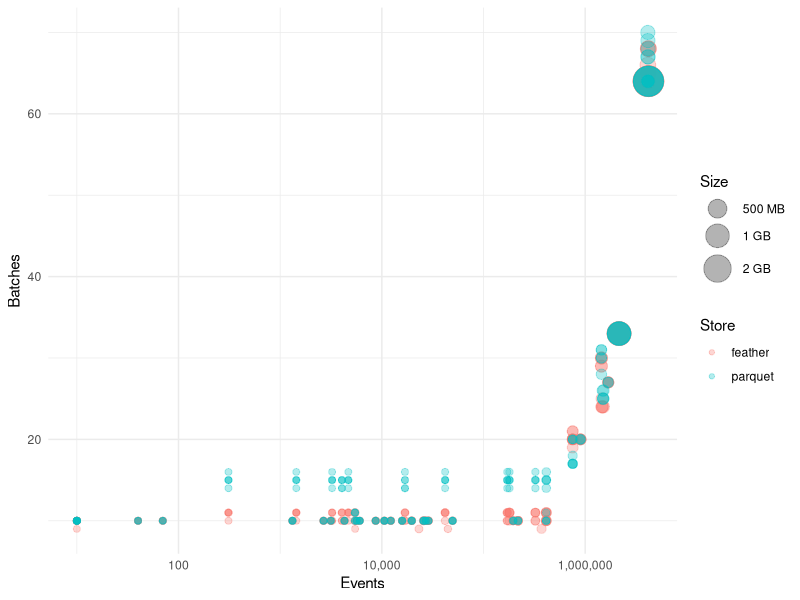
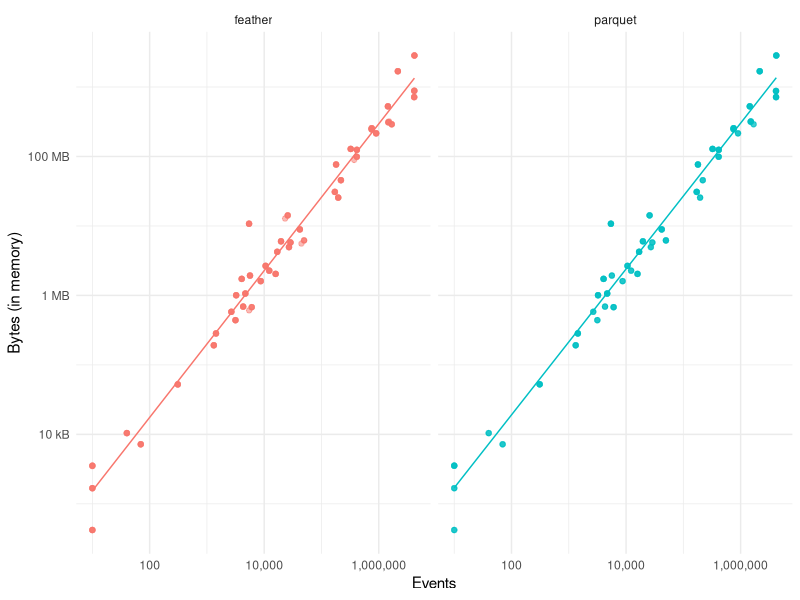
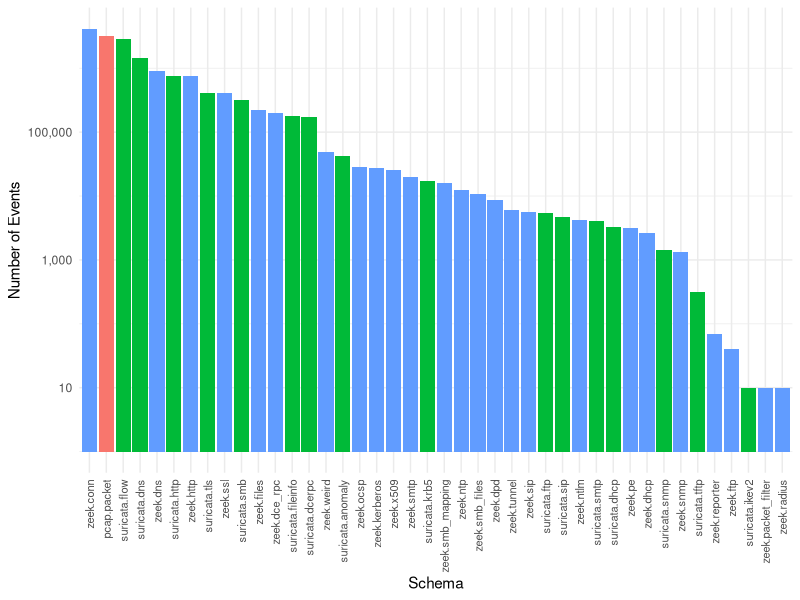
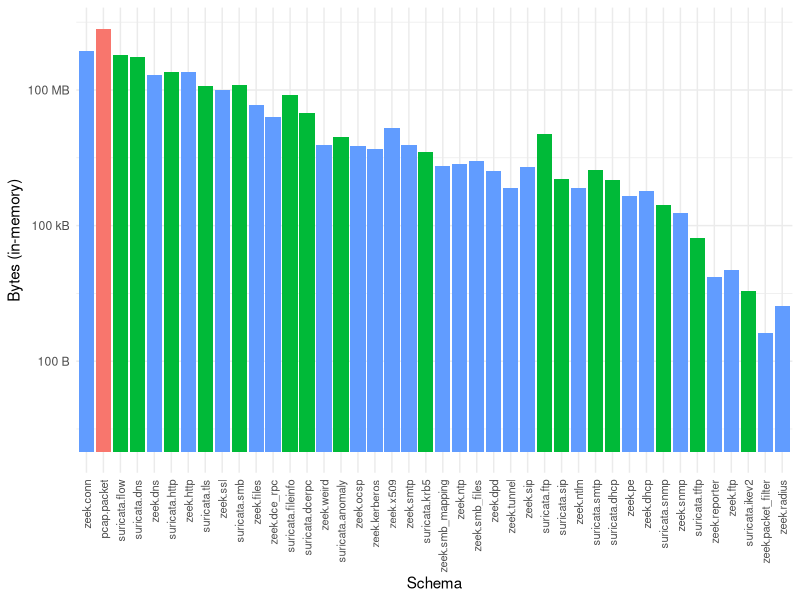
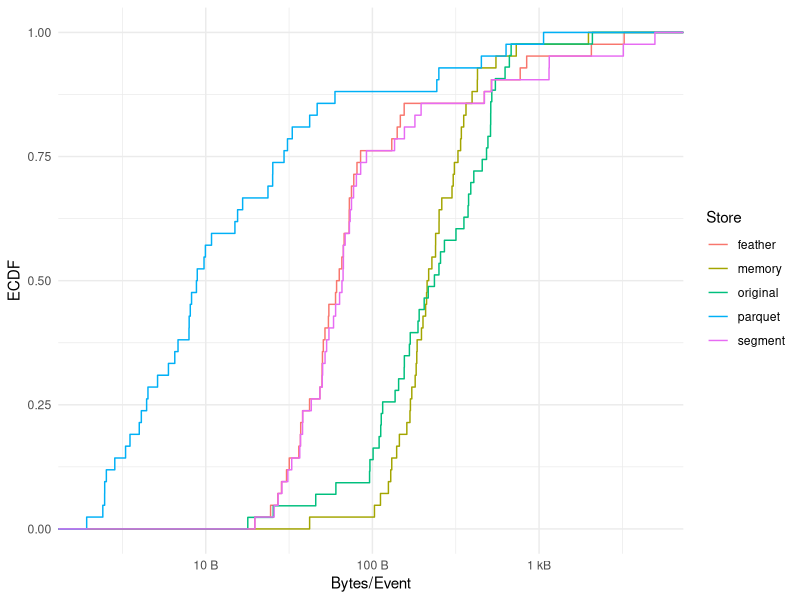
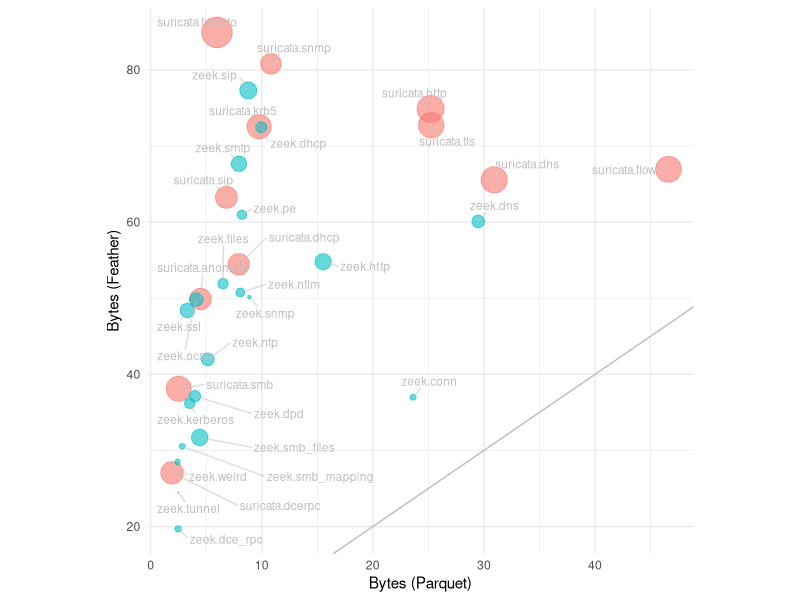
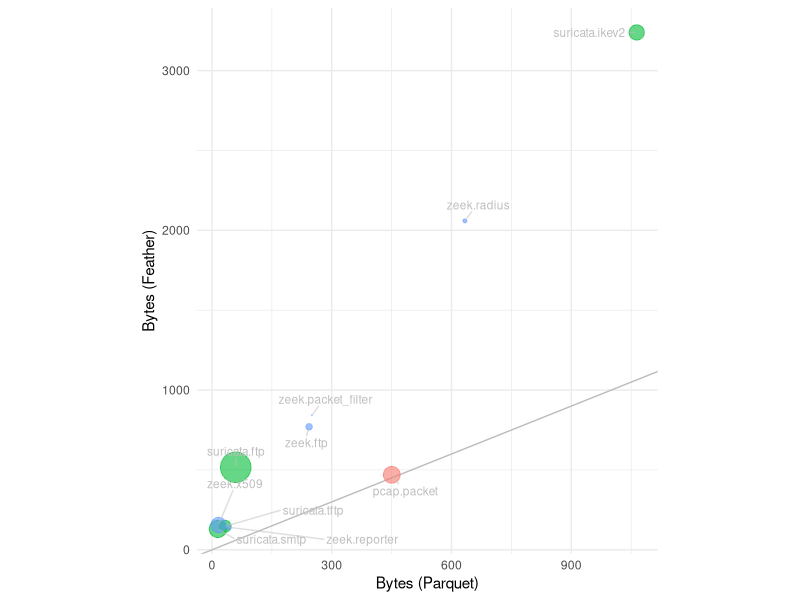
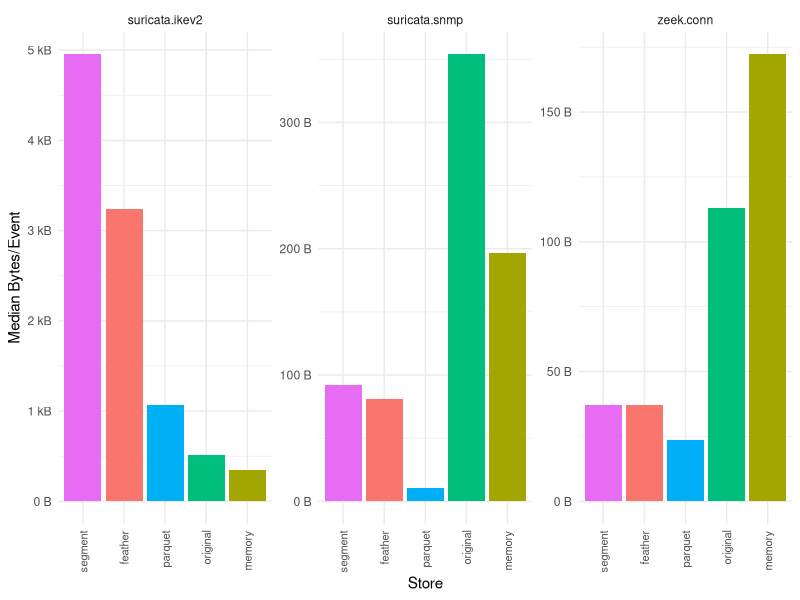

These figures' R source, in order:
## ---- chunk 1
#| code-fold: true
#| label: prepare-data
library(dplyr)
library(ggplot2)
library(lubridate)
library(scales)
library(tidyr)

theme_set(theme_minimal())

data <- read.csv("data.csv") |>
  mutate(duration = dnanoseconds(as.numeric(gsub("ns", "", duration))))

sizes <- read.csv("sizes.csv") |>
  mutate(store_type = "original")

# Normalize store sizes by number of events/store.
normalized <- data |>
  mutate(duration_normalized = duration / num_events,
         bytes_memory_normalized = bytes_memory / num_events,
         bytes_storage_normalized = bytes_in_storage / num_events,
         bytes_ratio = bytes_in_storage / bytes_memory)

# Compute average over measurements.
aggregated <- normalized |>
  group_by(store_type, schema) |>
  summarize(duration = mean(duration_normalized),
            memory = mean(bytes_memory_normalized),
            storage = mean(bytes_storage_normalized))

# Treat in-memory measuremts as just another storage type.
memory <- aggregated |>
  filter(store_type == "feather") |>
  mutate(store_type = "memory") |>
  select(-storage) |>
  rename(bytes = memory)

# Unite with rest of data.
unified <- aggregated |>
  select(-memory) |>
  rename(bytes = storage) |>
  bind_rows(memory, sizes)
## ---- chunk 2
#| code-fold: true
#| label: events
no_segment <- data |>
  filter(store_type != "segment")

no_segment |>
  ggplot(aes(x = num_events, y = num_slices, size = bytes_in_storage, color = store_type)) +
    geom_point(alpha = 0.3) +
    scale_size(range = c(2, 10), labels = scales::label_bytes(units = "auto_si")) +
    scale_x_log10(labels = scales::label_comma()) +
    labs(color = "Store", size = "Size", x = "Events", y = "Batches")
## ---- chunk 3
#| echo: false
top <- no_segment |> arrange(num_events) |> tail(1)
bot <- no_segment |> arrange(num_events) |> head(1)
## ---- chunk 4
#| code-fold: true
#| label: log-log-event-memory
no_segment |>
  ggplot(aes(x = num_events, y = bytes_memory, color = store_type)) +
    geom_smooth(method = "lm", se = FALSE, size = 0.5) +
    geom_point(alpha = 0.5) +
    guides(color = "none") +
    scale_y_log10(labels = scales::label_bytes(units = "auto_si")) +
    scale_x_log10(labels = scales::label_comma()) +
    labs(color = "Store", x = "Events", y = "Bytes (in memory)") +
    facet_grid(~ store_type)
## ---- chunk 5
#| label: schemas
#| echo: false
unique(data$schema)
## ---- chunk 6
#| code-fold: true
#| label: number-of-events-by-schema
schemas <- normalized |>
  filter(store_type == "feather") |>
  group_by(schema) |>
  summarize(n = median(num_events),
            bytes_memory = median(bytes_memory))

schemas |>
  separate(schema, c("module", "type"), remove = FALSE) |>
  ggplot(aes(x = reorder(schema, -n), y = n, fill = module)) +
    geom_bar(stat = "identity") +
    guides(fill = "none") +
    scale_y_log10(labels = scales::label_comma()) +
    labs(x = "Schema", y = "Number of Events", color = "Module") +
    theme(axis.text.x = element_text(angle = 90, size = 8, vjust = 0.5, hjust = 1))
## ---- chunk 7
#| code-fold: true
#| label: event-size-by-schema
schemas |>
  separate(schema, c("module", "type"), remove = FALSE) |>
  ggplot(aes(x = reorder(schema, -n), y = bytes_memory, fill = module)) +
    geom_bar(stat = "identity") +
    guides(fill = "none") +
    scale_y_log10(labels = scales::label_bytes(units = "auto_si")) +
    labs(x = "Schema", y = "Bytes (in-memory)", color = "Module") +
    theme(axis.text.x = element_text(angle = 90, size = 8, vjust = 0.5, hjust = 1))
## ---- chunk 8
#| code-fold: true
#| label: plot-schema-distribution
unified |>
  ggplot(aes(x = bytes, color = store_type)) +
  geom_step(stat = "ecdf") +
  scale_x_log10(labels = scales::label_bytes(units = "auto_si")) +
  labs(x = "Bytes/Event", y = "ECDF", color = "Store")
## ---- chunk 9
#| echo: false
library(knitr)

medians <- unified |>
  group_by(store_type) |>
  summarize(median = median(bytes)) |>
  arrange(median)

median_parquet <- medians |> filter(store_type == "parquet") |> pull(median)
median_feather <- medians |> filter(store_type == "feather") |> pull(median)
median_original <- medians |> filter(store_type == "original") |> pull(median)

medians |> kable()
## ---- chunk 10
#| code-fold: true
#| label: plot-parquet-vs-feather-size-lt100
library(ggrepel)

parquet_vs_feather <- unified |>
  filter(store_type != "segment") |>
  pivot_wider(names_from = store_type, values_from = bytes, id_cols = schema)

plot_parquet_vs_feather = function(data) {
  data |>
    separate(schema, c("module", "type"), remove = FALSE) |>
    ggplot(aes(x = parquet, y = feather, color = module, size = original)) +
      geom_abline(intercept = 0, slope = 1, color = "grey") +
      geom_point(alpha = 0.6) +
      geom_text_repel(aes(label = schema),
                color = "grey",
                size = 3, # font size
                box.padding = 0.5,
                min.segment.length = 0, # draw all line segments
                max.overlaps = Inf,
                segment.color = "grey",
                segment.alpha = 0.5) +
      scale_size(range = c(0, 10)) +
      guides(color = "none", size = "none") +
      labs(size = "Original size", x = "Bytes (Parquet)", y = "Bytes (Feather)")
}

parquet_vs_feather |>
  filter(feather < 100) |>
  plot_parquet_vs_feather() +
    theme(aspect.ratio = 1)
## ---- chunk 11
#| code-fold: true
#| label: plot-parquet-vs-feather-size-ge100
parquet_vs_feather |>
  filter(feather >= 100) |>
  plot_parquet_vs_feather() +
    coord_fixed(ratio = 2/5)
## ---- chunk 12
#| code-fold: true
#| label: plot-zeek-suricata
zeek_conn <- unified |>
  filter(store_type %in% c("parquet", "feather") & schema == "zeek.conn") |>
  pull(bytes)

suricata_snmp <- unified |>
  filter(store_type %in% c("parquet", "feather") & schema == "suricata.snmp") |>
  pull(bytes)

suricata_ikev2 <- unified |>
  filter(store_type %in% c("parquet", "feather") & schema == "suricata.ikev2") |>
  pull(bytes)

unified |>
  filter(schema %in% c("zeek.conn", "suricata.snmp", "suricata.ikev2")) |>
  ggplot(aes(x = reorder(store_type, -bytes), y = bytes, fill = store_type)) +
    geom_bar(stat = "identity") +
    guides(fill = "none") +
    labs(x = "Store", y = "Median Bytes/Event") +
    scale_y_continuous(labels = scales::label_bytes(units = "auto_si")) +
    theme(axis.text.x = element_text(angle = 90, size = 8, vjust = 0.5, hjust = 1)) +
    facet_wrap(~ schema, scales = "free")
## ---- chunk 13
#| code-fold: true
#| label: plot-parquet-divided-by-feather
library(tibble)

perc <- parquet_vs_feather |>
  transmute(schema,
            perc = scales::label_percent(accuracy = 1)(parquet / feather)) |>
  column_to_rownames("schema")

parquet_vs_feather |>
  ggplot(aes(x = reorder(schema, -parquet / feather),
             y = parquet / feather,
             fill = memory)) +
    geom_bar(stat = "identity") +
    labs(x = "Schema", y = "Parquet / Feather (%)", fill = "Bytes\nin Memory") +
    scale_y_continuous(labels = scales::label_percent()) +
    theme(axis.text.x = element_text(angle = 90, size = 8, vjust = 0.5, hjust = 1))
## ---- chunk 14
#| code-fold: true
#| label: compute-bytes-per-event
#aggregated |>
#  ggplot(aes(x = reorder(schema, -bytes), y = bytes, fill = store_type)) +
#    geom_bar(stat = "identity", position = "dodge") +
#    expand_limits(y = 1) +
#    xlab("Schema") +
#    ylab("Bytes") +
#    scale_y_continuous(labels = scales::label_bytes(units = "auto_si")) +
#    theme(axis.text.x = element_text(angle = 90, size = 8, vjust = 0.5, hjust = 1))
## ---- chunk 15
#| code-fold: true
#| label: plot-parquet-vs-feather-duration
aggregated |>
  filter(store_type != "segment") |>
  mutate(duration = dseconds(duration)) |>
  pivot_wider(names_from = store_type, values_from = duration, id_cols = schema) |>
  separate(schema, c("module", "type"), remove = FALSE) |>
  ggplot(aes(x = parquet, y = feather, color = module)) +
    geom_abline(intercept = 0, slope = 1, color = "grey") +
    geom_point(size = 4, alpha = 0.6) +
    geom_text_repel(aes(label = schema),
              color = "grey",
              size = 2, # font size
              box.padding = 0.3,
              min.segment.length = 0, # draw all line segments
              max.overlaps = Inf,
              segment.color = "grey",
              segment.alpha = 0.5) +
    scale_size(range = c(0, 10)) +
    scale_x_continuous(limits = c(0, dmicroseconds(50)),
                       labels = scales::label_number(scale = 1e6, suffix = "us")) +
    scale_y_continuous(limits = c(0, dmicroseconds(50)),
                       labels = scales::label_number(scale = 1e6, suffix = "us")) +
    guides(color = "none") +
    labs(x = "Duration (Parquet)", y = "Duration (Feather)")
